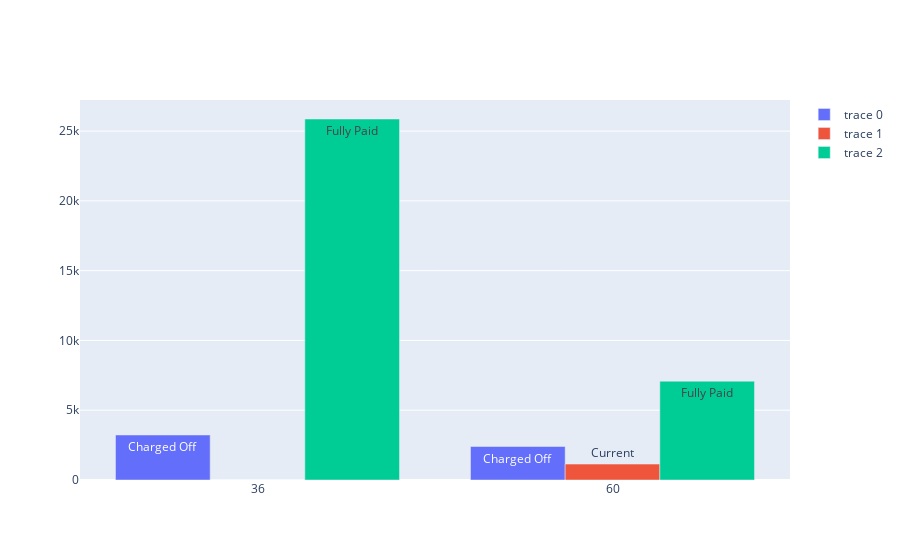

Here is the notebook cell this chart was saved with:
### Code cell
fig = go.Figure()
fig.add_trace(go.Bar(x=loan_vs_term['term'],y=loan_vs_term['Charged Off'],text='Charged Off'))
fig.add_trace(go.Bar(x=loan_vs_term['term'],y=loan_vs_term['Current'],text='Current'))
fig.add_trace(go.Bar(x=loan_vs_term['term'],y=loan_vs_term['Fully Paid'],text='Fully Paid'))
fig.show()

### Figure 1 — Plotly figure (JSON) as saved in the notebook; plotly's stock layout.template omitted (floating-point values rounded to 4 significant figures)
{"data": [{"text": "Charged Off", "type": "bar", "x": [" 36 ", " 60 "], "y": [3227, 2400]}, {"text": "Current", "type": "bar", "x": [" 36 ", " 60 "], "y": [0, 1140]}, {"text": "Fully Paid", "type": "bar", "x": [" 36 ", " 60 "], "y": [25869, 7081]}], "layout": {}}
